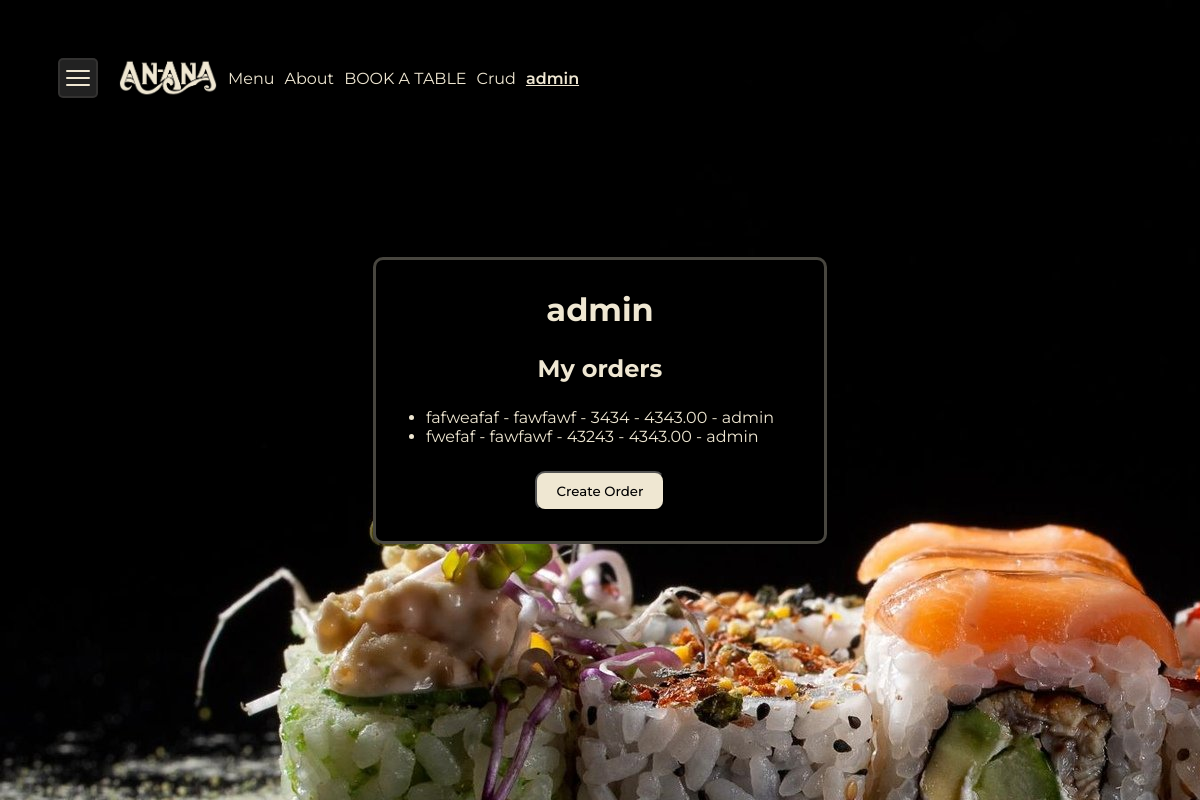
Screenshot of /profile/admin/ (signed in) with the database file from the repository.
### users/models.py (models this page shows, shortened)
class Profile(models.Model):
    user = models.OneToOneField(User, on_delete=models.CASCADE)

### menu/models.py (models this page shows, shortened)
class Order(models.Model):
    customer_name = models.CharField(max_length=100)
    product_name = models.CharField(max_length=100)
    quantity = models.PositiveIntegerField()
    price = models.DecimalField(max_digits=10, decimal_places=2)
    order_date = models.DateTimeField(auto_now_add=True)
    author_of_order = models.ForeignKey(User, on_delete=models.CASCADE)

### users/views.py (the view)
# urls.py: path("profile/<str:username>/", profile_page, name='profile_page'),
def profile_page(request, username=None):
    user = get_object_or_404(User, username=username)
    obj = get_object_or_404(Profile, user=user)
    orders = Order.objects.filter(author_of_order=user)
    context = {
        "obj": obj,
        "orders":orders
    }
    return render(request, "profile_page.html", context)

### users/templates/profile_page.html (shortened to what this page needs)
{% extends "base.html" %}
{% block content %}
<div class="profile-wrapper">
  <div class="profile-container">
    <div class="profile">
      <h1 class="username">{{ obj.user.username }}</h1>
      {% if request.user.username == obj.user.username %}
     <h2>My orders</h2>
     <ul>
        {% for order in orders %}
        <li>
          {{ order.customer_name }} - {{ order.product_name }} - {{ order.quantity }} - {{ order.price }} - {{ order.author_of_order }}
        </li>
        {% endfor %}
      </ul>
      <form method="post" action="{% url 'order-create-view' %}">
        <button class="white-btn" type="submit">Create Order</button>
      </form>
      {% endif %}
    </div>
  </div>
</div>
{% endblock content %}

### templates/navbar.html
{% load static %}
<div class="menu-container">
  <div class="burger-menu" id="burgerMenu">
    <div class="bar"></div>
    <div class="bar"></div>
    <div class="bar"></div>
  </div>
  <div class="main-links">
    <a href="/homepage" class="qitchen"><img width="100" src="{% static 'media/anana.png' %}" alt=""></a>
    <a href="/menu_item">Menu</a>
    <a href="/about">About</a>
    <a href="/menu/make_reservation">BOOK A TABLE</a>
    <a href="/menu">Crud</a>
    <a class="user" href="{% url "profile_page" request.user.username %}">{{request.user.username}}</a>
  </div>
</div>

### static/css/navbar.css (style rules this page uses)
* { padding: 0; margin: 0; box-sizing: border-box; }
a { text-decoration: none; }
button { cursor: pointer; }
.white-btn { padding: 10px 20px; background-color: #EFE7D2; color: #000; font-family: "Montserrat", sans-serif; border-radius: 10px; font-weight: 500; }
.menu-container { background-color: black; display: flex; align-items: center; padding: 10px; border-radius: 10px; color: snow; width: auto; position: absolute; top: 48px; left: 48px; font-family: "Montserrat", sans-serif; gap: 20px; }
.menu-container .burger-menu { width: 40px; cursor: pointer; display: flex; flex-direction: column; justify-content: center; align-items: center; background-color: #222; border-radius: 5px; height: 40px; gap: 5px; padding: 5px; border: 2px solid rgba(239, 231, 210, 0.0823529412); }
.menu-container .burger-menu .bar { height: 2px; width: 90%; background-color: #EFE7D2; border-radius: 2px; transition: all 0.3s ease; }
.menu-container .main-links { display: flex; align-items: center; justify-content: space-between; gap: 10px; }
.menu-container .main-links a { color: #EFE7D2; text-decoration: none; font-size: medium; }
.menu-container .main-links a.qitchen { font-size: 35px; font-family: "Forum", serif; font-weight: 500; font-style: normal; }
.menu-container .main-links a.user { font-weight: 600; text-decoration: underline; }

### static/css/home.css (style rules this page uses)
body { background-color: black; }

### static/css/profile.css (style rules this page uses)
* { padding: 0; margin: 0; box-sizing: border-box; }
a { text-decoration: none; }
button { cursor: pointer; }
.white-btn { padding: 10px 20px; background-color: #EFE7D2; color: #000; font-family: "Montserrat", sans-serif; border-radius: 10px; font-weight: 500; }
.profile-wrapper { width: 100%; height: 100vh; background-size: cover; }
.profile-wrapper .profile-container { width: 100%; height: 100%; display: flex; justify-content: center; align-items: center; }
.profile-wrapper .profile-container .profile { background-color: #000; padding: 30px 50px; display: flex; flex-direction: column; justify-content: center; align-items: center; gap: 25px; border-radius: 10px; border: 3px solid var(--border-default, rgba(239, 231, 210, 0.301)); color: #EFE7D2; font-family: "Montserrat", sans-serif; }

### users/templates/profile_page.html (style rules this page uses)
.profile-wrapper { background: url('/static/media/welcomeImg.jpg'); }

### rows the page displays
Profile: user.username "admin"
Order: customer_name "fafweafaf", product_name "fawfawf", quantity "3434", price "4343.00", author_of_order "admin"
Order: customer_name "fwefaf", product_name "fawfawf", quantity "43243", price "4343.00", author_of_order "admin"

### other values shown
{{ request.user.username }} "admin"
